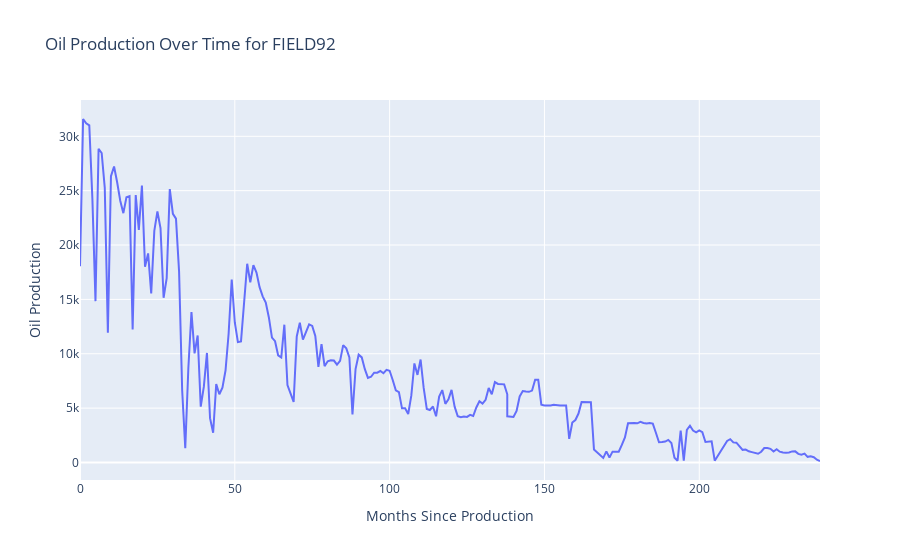

The notebook cell saved with this chart:
### Code cell
# Filter the DataFrame for the specific well ('FIELD71')
df_vis = df_[df_['well_name'] == 'FIELD92']

# Create a line plot using Plotly
fig = go.Figure()
fig.add_trace(go.Scatter(x=df_vis['months_since_first_production'], y=df_vis['oil'],
                         mode='lines', name='FIELD92'))

# Add labels and title
fig.update_layout(title='Oil Production Over Time for FIELD92',
                  xaxis_title='Months Since Production',
                  yaxis_title='Oil Production')

# Show the plot
fig.show()

### Figure 1 — Plotly figure (JSON) as saved in the notebook; plotly's stock layout.template omitted (floating-point values rounded to 4 significant figures; data arrays with more than 128 entries replaced by an {"elided": "..."} marker saying what was removed)
{"data": [{"mode": "lines", "name": "FIELD92", "type": "scatter", "x": {"elided": "232 int values"}, "y": {"elided": "232 float values"}}], "layout": {"title": {"text": "Oil Production Over Time for FIELD92"}, "xaxis": {"title": {"text": "Months Since Production"}}, "yaxis": {"title": {"text": "Oil Production"}}}}
